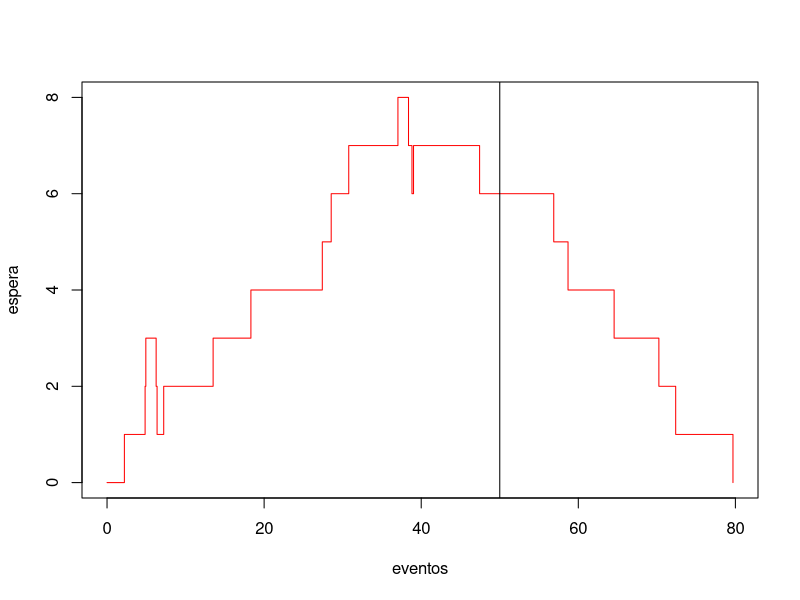

The R script that drew this image:
# Sistema de linea de espera con un servidor
# Distribucion para las llegadas: exponencial con parametro 1/5
# Distribucion para tiempos de servicio: exponencial con parametro 1/5
# Funcion de tiempos de llegada
Tllegada <- function(){
  return(rexp(1,rate=1/5))
}

# Funcion de tiempos de salida
Tservicio <- function(){ # Es el y
  return(rexp(1,rate=1/5))
}

sles1s <- function(TT){
  t <- NNA <- NND <- 0
  ES <- 0
  ESS <- c(ES)
  eventos <- c(0)
  # Generamos el primer tiempo de llegada
  T0 <- Tllegada()
  TA <- T0
  TD <- Inf
  A <- D <- 0

  while(t < TT || ES > 0){
    # Caso 1
    if(TA <= TD & TA <= TT){
      t <- TA
      NNA <- NNA + 1
      ES <- ES + 1 
      TA <- t + Tllegada()
      if(ES == 1){
        TD <- t + Tservicio()
      }
      A [NNA] <- t
      ESS <- c(ESS,ES)
      eventos <- c(eventos,t)
    }
    # Caso 2
    if(TD < TA & TD <= TT){
      t <- TD
      ES <- ES - 1
      NND <- NND + 1
      if(ES == 0){
        TD <- Inf
      } else {
        TD <- t + Tservicio()
      }
      D[NND] <- t
      ESS <- c(ESS,ES)
      eventos <- c(eventos,t)
    }
    # Caso 3
    if(min(TA,TD) > TT & ES > 0){
      t <- TD
      ES <- ES - 1
      NND <- NND + 1
      if(ES > 0){
        TD <- t + Tservicio()
      }
      D[NND] <- t
      ESS <- c(ESS,ES)
      eventos <- c(eventos,t)
    }
    if(min(TA,TD) > TT & ES == 0){
      Tp <- max(t-TT,0)
    }
    
  }
  return(list(TiemposArribo=A, TiemposSalida=D,TiempoExtra=Tp,Espera=ESS,Eventos=eventos))
}
set.seed(12345)
res <- sles1s(TT=50)
espera <- res$Espera
eventos <- res$Eventos
plot(eventos,espera,type='s',col='red')
abline(v=50)
